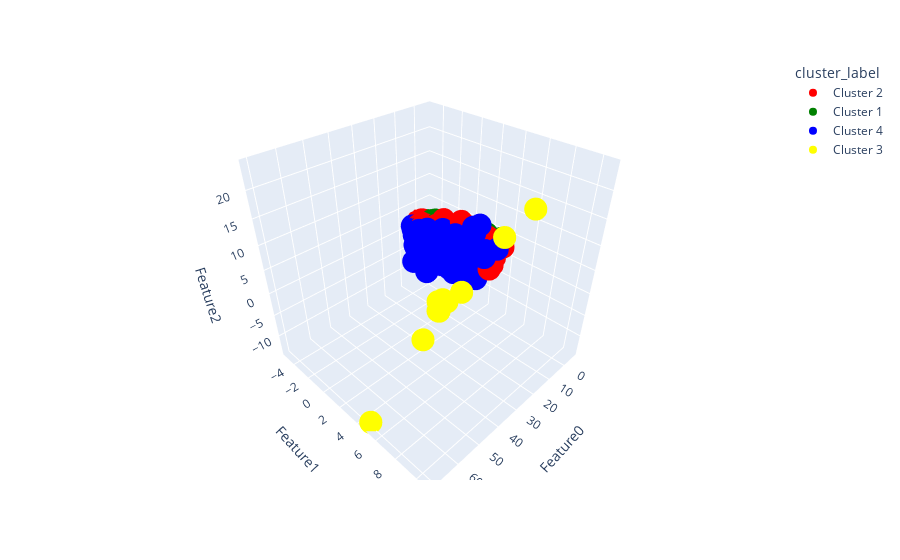

The notebook cell this image was saved under:
### Code cell
# we can consider no of classes as 4

mod_df = bird_df.copy()

mod_df = mod_df.drop(columns=['Unnamed: 0', 'bird', 'clip'])

scaler = StandardScaler()
data_rescaled = scaler.fit_transform(mod_df)

pca_mod = PCA(n_components=27)

pca_mod.fit(mod_df)
mod_t = pca_mod.transform(mod_df)

k_mod = KMeans(n_clusters=4, n_init = 10, init='k-means++', random_state=42)

classes = k_mod.fit_predict(mod_t)

final_df = pd.concat([mod_df.reset_index(drop=True), pd.DataFrame(mod_t, columns=constructCols(27))], axis=1)
final_df['cluster_label'] = k_mod.labels_
final_df['distance'] = distance_from_center(final_df['Feature0'], final_df['Feature1'], final_df['cluster_label'], k_mod)
centroids = np.array(k_mod.cluster_centers_)

no_of_outliers = detect_outliers_count(final_df['distance'])
outliers_idx = list(final_df.sort_values('distance', ascending=False).head(no_of_outliers).index)

outliers = final_df[final_df.index.isin(outliers_idx)]

final_df['cluster_label'] = final_df['cluster_label'].replace({0:'Cluster 1', 1:'Cluster 2', 2:'Cluster 3', 3:'Cluster 4'})

plt.figure()
sns.scatterplot(data = final_df, x='Feature0', y='Feature1') # ,palette=['r','g','b','y'])
plt.title('Before clustering')
plt.show()

# plot 2D scatter plot to cluster
plt.figure()
sns.scatterplot(data = final_df, x='Feature0', y='Feature1', hue="cluster_label", palette=['r','g','b','y'])
plt.scatter(centroids[:,0], centroids[:,1], marker="x", color='k', s=100)
plt.title('After Clustering')
plt.show()

plt.figure()
final_df.boxplot(column=['distance'])
plt.title('No of Outliers: {}'.format(no_of_outliers)) 
plt.suptitle('') # that's what you're after
plt.show()

# plot 2D scatter plot to cluster
plt.figure()
sns.scatterplot(data = final_df, x='Feature0', y='Feature1', hue="cluster_label", palette=['r','g','b','y'])
plt.scatter(centroids[:,0], centroids[:,1], marker="x", color='k', s=100)
plt.scatter(outliers['Feature0'], outliers['Feature1'], c='aqua', s=100)
plt.title('After Clustering')
plt.show()


fig = px.scatter_3d(final_df, x='Feature0', y='Feature1', z='Feature2',color='cluster_label', color_discrete_sequence=['red','green','blue','yellow'])
fig.show()

### Figure 1 — Plotly figure (JSON) as saved in the notebook; plotly's stock layout.template omitted (floating-point values rounded to 4 significant figures; data arrays with more than 128 entries replaced by an {"elided": "..."} marker saying what was removed)
{"data": [{"hovertemplate": "cluster_label=Cluster 2<br>Feature0=%{x}<br>Feature1=%{y}<br>Feature2=%{z}<extra></extra>", "legendgroup": "Cluster 2", "marker": {"color": "red", "symbol": "circle"}, "mode": "markers", "name": "Cluster 2", "scene": "scene", "showlegend": true, "type": "scatter3d", "x": {"elided": "1152 float values"}, "y": {"elided": "1152 float values"}, "z": {"elided": "1152 float values"}}, {"hovertemplate": "cluster_label=Cluster 1<br>Feature0=%{x}<br>Feature1=%{y}<br>Feature2=%{z}<extra></extra>", "legendgroup": "Cluster 1", "marker": {"color": "green", "symbol": "circle"}, "mode": "markers", "name": "Cluster 1", "scene": "scene", "showlegend": true, "type": "scatter3d", "x": {"elided": "2605 float values"}, "y": {"elided": "2605 float values"}, "z": {"elided": "2605 float values"}}, {"hovertemplate": "cluster_label=Cluster 4<br>Feature0=%{x}<br>Feature1=%{y}<br>Feature2=%{z}<extra></extra>", "legendgroup": "Cluster 4", "marker": {"color": "blue", "symbol": "circle"}, "mode": "markers", "name": "Cluster 4", "scene": "scene", "showlegend": true, "type": "scatter3d", "x": {"elided": "231 float values"}, "y": {"elided": "231 float values"}, "z": {"elided": "231 float values"}}, {"hovertemplate": "cluster_label=Cluster 3<br>Feature0=%{x}<br>Feature1=%{y}<br>Feature2=%{z}<extra></extra>", "legendgroup": "Cluster 3", "marker": {"color": "yellow", "symbol": "circle"}, "mode": "markers", "name": "Cluster 3", "scene": "scene", "showlegend": true, "type": "scatter3d", "x": [30.48, 31.32, 50.34, 27.99, 27.05, 35.53, 70.2, 70.2, 35.35, 70.2, 39.99, 29.77], "y": [8.694, 10.65, 5.899, 5.112, 3.535, 4.303, 4.883, 4.883, 4.701, 4.883, 5.194, 3.271], "z": [17.37, 23.82, -0.1332, 2.269, -2.223, 1.255, -13.66, -13.66, 2.158, -13.66, 1.787, -3.982]}], "layout": {"legend": {"title": {"text": "cluster_label"}, "tracegroupgap": 0}, "margin": {"t": 60}, "scene": {"domain": {"x": [0, 1], "y": [0, 1]}, "xaxis": {"title": {"text": "Feature0"}}, "yaxis": {"title": {"text": "Feature1"}}, "zaxis": {"title": {"text": "Feature2"}}}}}
